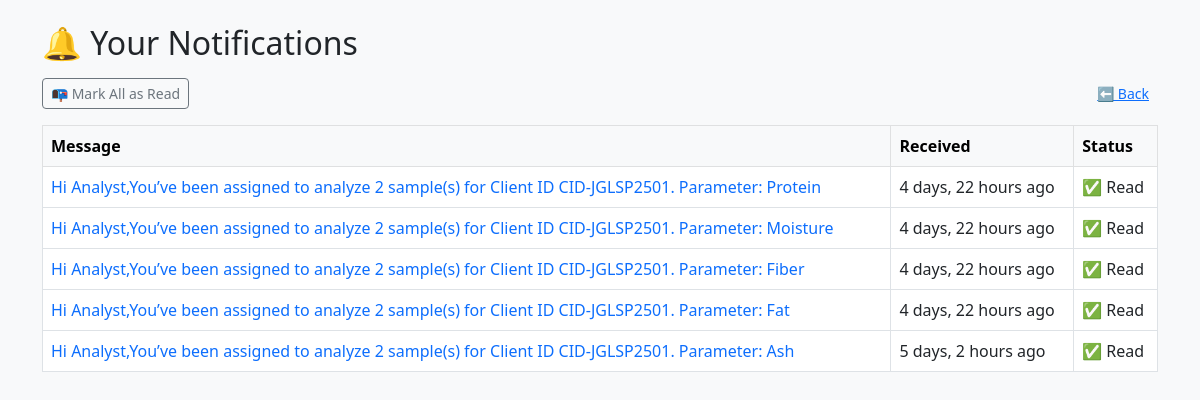
Page /notifications/ (signed in) on the committed database.
### notifications/models.py (models this page shows, shortened)
class Notification(models.Model):
    recipient = models.ForeignKey(User, on_delete=models.CASCADE, related_name='notifications')
    message = models.TextField()
    created_at = models.DateTimeField(auto_now_add=True)
    read = models.BooleanField(default=False)

### notifications/views.py (the view)
# urls.py: path('', notification_list, name='list'),
@login_required
def notification_list(request):
    notifications = request.user.notifications.order_by('-created_at')
    notifications.filter(read=False).update(read=True)
    return render(request, 'notifications/list.html', {'notifications': notifications})

### notifications/templates/notifications/list.html (shortened to what this page needs)
{% load humanize %}
<!DOCTYPE html>
<html>
<head>
  <link rel="stylesheet" href="https://cdn.jsdelivr.net/npm/bootstrap@5.3.0/dist/css/bootstrap.min.css">
</head>
<body class="bg-light p-4">
  <div class="container">
    <h2 class="mb-3">🔔 Your Notifications</h2>
    <div class="d-flex justify-content-between align-items-center mb-3">
      <a href="{% url 'notifications:mark_all_read' %}" class="btn btn-outline-secondary btn-sm">📭 Mark All as Read</a>
      <a href="javascript:history.back()" class="btn btn-link btn-sm">⬅ Back</a>
    </div>
    {% if notifications %}
      <table class="table table-bordered table-hover bg-white">
        <thead class="table-light">
          <tr>
            <th>Message</th>
            <th>Received</th>
            <th>Status</th>
          </tr>
        </thead>
        <tbody>
          {% for note in notifications %}
            <tr class="{% if not note.read %}table-warning{% endif %}">
              <td>
                <a href="{% url 'notifications:detail' note.id %}" class="text-decoration-none">
                  {{ note.message|truncatewords:18 }}
                </a>
              </td>
              <td>{{ note.created_at|naturaltime }}</td>
              <td>
                {% if note.read %}
                  ✅ Read
                {% else %}
                  🟡 Unread
                {% endif %}
              </td>
            </tr>
          {% endfor %}
        </tbody>
      </table>
    {% else %}
      <div class="alert alert-success text-center">
        🎉 You're all caught up — no new notifications!
      </div>
    {% endif %}
  </div>
</body>
</html>

### rows in the picture
Notification: message "Hi Analyst,You’ve been assigned to analyze 2 sample(s) for Client ID CID-JGLSP2501. Parameter: Protein", created_at "4 days, 22 hours ago", read "✅ Read"
Notification: message "Hi Analyst,You’ve been assigned to analyze 2 sample(s) for Client ID CID-JGLSP2501. Parameter: Moisture", created_at "4 days, 22 hours ago", read "✅ Read"
Notification: message "Hi Analyst,You’ve been assigned to analyze 2 sample(s) for Client ID CID-JGLSP2501. Parameter: Fiber", created_at "4 days, 22 hours ago", read "✅ Read"
Notification: message "Hi Analyst,You’ve been assigned to analyze 2 sample(s) for Client ID CID-JGLSP2501. Parameter: Fat", created_at "4 days, 22 hours ago", read "✅ Read"
Notification: message "Hi Analyst,You’ve been assigned to analyze 2 sample(s) for Client ID CID-JGLSP2501. Parameter: Ash", created_at "5 days, 2 hours ago", read "✅ Read"
